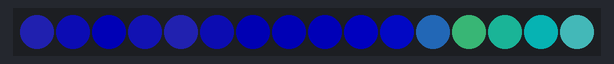
Simulated run of this program. Board: Arduino Uno, built with avr-gcc and run on an emulated ATmega328P. Shown: 16 RGB LEDs in strip order, left to right. Dim RGB values are drawn brighter than linear.

Above: at 1.16 s.
At 4.92 s:
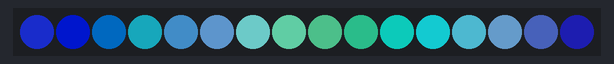
At 8.99 s:
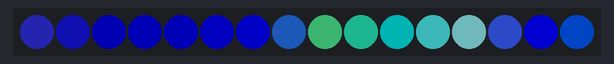
At 21.2 s:
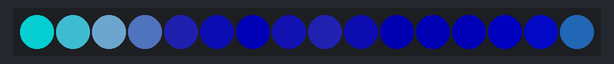
At 30.28 s:
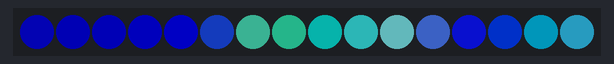
At 39.36 s:
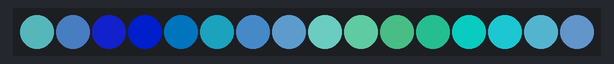

The program:

main.cpp
```cpp
#include <Arduino.h>
#include "FastLED.h"


#define LED_PIN     5
#define COLOR_ORDER GRB
#define CHIPSET  WS2812B
#define NUM_LEDS  16

#define BRIGHTNESS  255
#define FRAMES_PER_SECOND 60

int kStartIndex = 0;

CRGB leds[NUM_LEDS];

void setup() {
  delay(1000);
  FastLED.addLeds<CHIPSET, LED_PIN, COLOR_ORDER>(leds, NUM_LEDS);
  FastLED.setCorrection(TypicalLEDStrip);
  FastLED.setBrightness(BRIGHTNESS);
}

void loop() {
  kStartIndex ++;
  fill_palette(leds, 16, kStartIndex, 8, OceanColors_p, 120, LINEARBLEND);
  FastLED.show();
  delay(25);
  // int i;
  // for (i = 0; i < NUM_LEDS - 2; i ++) {
  //   leds[i] = CRGB::Blue;
  //   leds[i+1] = CRGB::Red;
  //   leds[i+2] = CRGB::Green;
  //   FastLED.show();
  //   delay(100);
  //   leds[i] = CRGB::Black;
  //   leds[i+1] = CRGB::Black;
  //   leds[i+2] = CRGB::Black;
  // }
  // delay(1000);
  // put your main code here, to run repeatedly:
}
```
